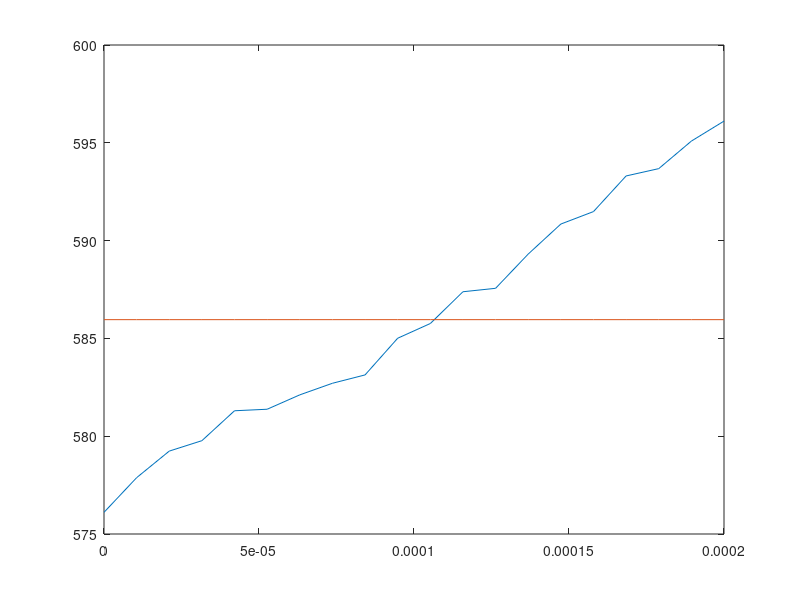

Recreate this plot in MATLAB.
clc; clear all; close all;

t = linspace(0,20*0.000010,20);

A = [576.10803583 577.87947216 579.2386252  579.77106434 581.30071637...
    581.37858058 582.11358935 582.70597706 583.13313711 585.00857064...
    585.76125668 587.38516578 587.56079198 589.31199712 590.84632558...
    591.48343266 593.30530544 593.6793861  595.08721374 596.10943974]
B = mean(A)+0*t;



plot(t,A); hold on; plot(t,B);
